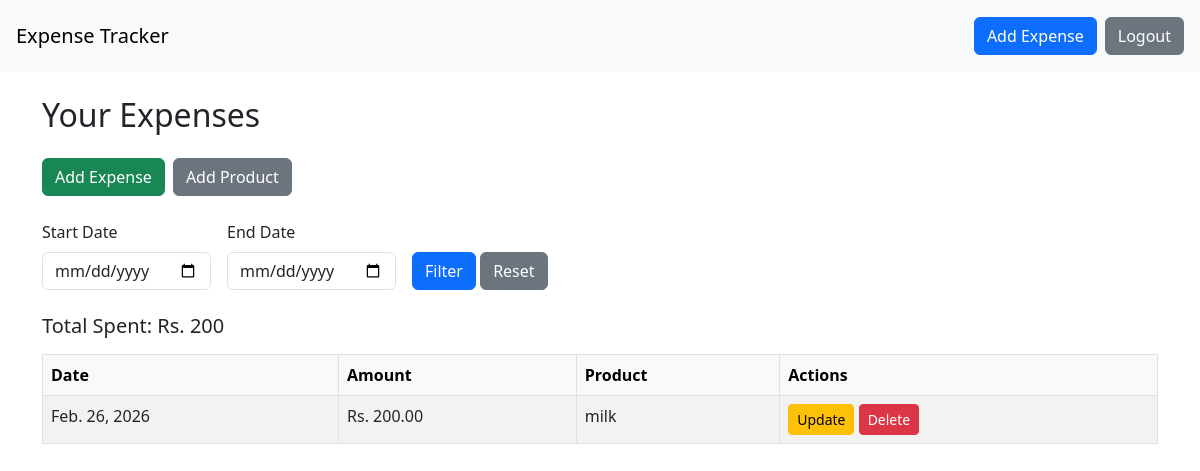
The app's page /expenses/list/ (signed in) with its own data.
### expenses/models.py (models this page shows, shortened)
class Expense(models.Model):
    product = models.ForeignKey("Product", on_delete=models.CASCADE, related_name="expenses")
    quantity = models.PositiveIntegerField()
    user = models.ForeignKey(User, on_delete=models.CASCADE, related_name="expenses", null=True, blank=True)
    date = models.DateField()
    total_amount = models.DecimalField(max_digits=12, decimal_places=2, editable=False)
    created_at = models.DateTimeField(auto_now_add=True)

class Product(models.Model):
    name=models.CharField(max_length=255)
    user=models.ForeignKey(User,on_delete=models.CASCADE,related_name="products",null=True, blank=True)
    description=models.TextField(blank=True, null=True)
    default_price=models.DecimalField(max_digits=10,decimal_places=2, default=0)
    price = models.DecimalField(max_digits=10,decimal_places=2,default=0)
    created_at=models.DateTimeField(auto_now_add=True)

### expenses/views.py (the view)
# urls.py: path("list/",ExpenseListView.as_view(),name="expense_list"),
class ExpenseListView(LoginRequiredMixin,ListView):
    model=Expense
    template_name="expenses/expense_list.html"
    context_object_name="expenses"
    ordering=["-date"]
    def get_queryset(self):
        queryset=super().get_queryset().filter(user=self.request.user)
        start_date=self.request.GET.get("start_date")
        end_date=self.request.GET.get("end_date")
        if start_date and end_date:
            queryset=queryset.filter(date__range=[start_date,end_date])
        return queryset
    def get_context_data(self,**kwargs):
        context=super().get_context_data(**kwargs)
        expenses=context["expenses"]
        context["total"]=expenses.aggregate(Sum("total_amount"))["total_amount__sum"] or 0
        context["start_date"]=self.request.GET.get("start_date")
        context["end_date"]=self.request.GET.get("end_date")
        context["name"] = self.request.GET.get("name")
        return context

### templates/expenses/expense_list.html
{% extends "base.html" %}
{% block content %}
<h2 class="mb-4">Your Expenses</h2>
<div class="mb-4 d-flex gap-2">
    <a href="{% url 'expenses:add_expense' %}" class="btn btn-success">Add Expense</a>
    <a href="{% url 'expenses:add_product' %}" class="btn btn-secondary">Add Product</a>
</div>
<form method="get" class="row g-3 mb-4">
    <div class="col-auto">
        <label for="start_date" class="form-label">Start Date</label>
        <input type="date" name="start_date" id="start_date" class="form-control" value="{{ start_date }}">
    </div>
    <div class="col-auto">
        <label for="end_date" class="form-label">End Date</label>
        <input type="date" name="end_date" id="end_date" class="form-control" value="{{ end_date }}">
    </div>
    <div class="col-auto align-self-end">
        <button type="submit" class="btn btn-primary">Filter</button>
        <a href="{% url 'expenses:expense_list' %}" class="btn btn-secondary">Reset</a>
    </div>
</form>
<div class="mb-3">
    <h5>Total Spent: Rs. {{ total }}</h5>
</div>
<table class="table table-striped table-bordered">
    <thead class="table-light">
        <tr>
            <th>Date</th>
            <th>Amount</th>
            <th>Product</th>
            <th>Actions</th>
        </tr>
    </thead>
    <tbody>
        {% for expense in expenses %}
        <tr>
            <td>{{ expense.date }}</td>
            <td>Rs. {{ expense.total_amount }}</td>
            <td>{{ expense.product.name }}</td>
            <td>
                <a href="{% url 'expenses:update_expense' expense.id %}" class="btn btn-sm btn-warning">Update</a>
                <a href="{% url 'expenses:delete_expense' expense.id %}" class="btn btn-sm btn-danger"
                   onclick="return confirm('Are you sure you want to delete this expense?');">
                   Delete
                </a>
            </td>
        </tr>
        {% empty %}
        <tr>
            <td colspan="4" class="text-center">No expenses found for this date range.</td>
        </tr>
        {% endfor %}
    </tbody>
</table>
{% endblock %}

### records on screen
Expense: date "Feb. 26, 2026", total_amount "200.00", product.name "milk"

### other values on screen
{{ total }} "200"
